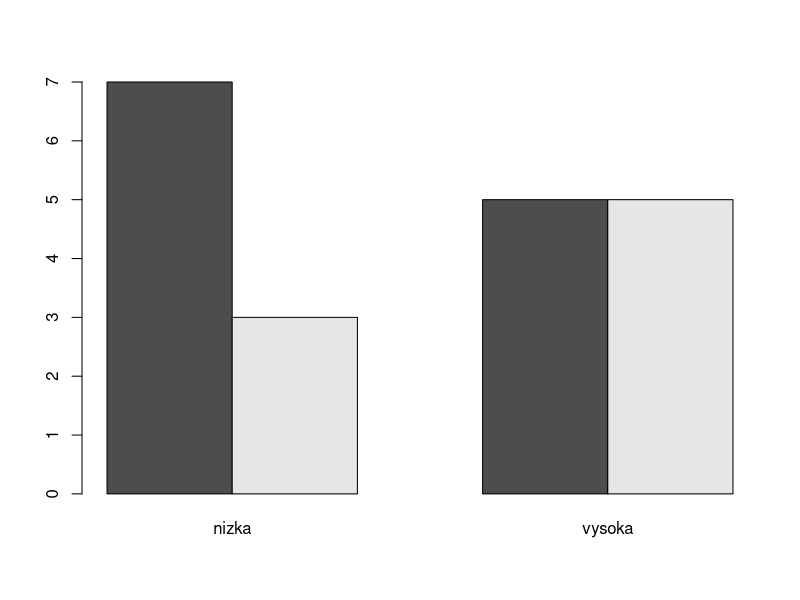
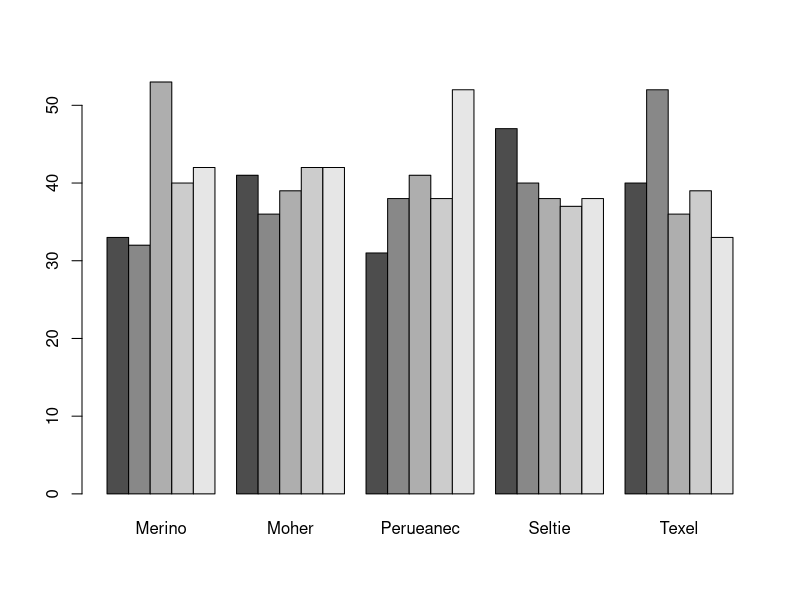

These figures' R source, in order:
# je pomer pohlavi ovlivnen teplotou v inkubatoru?

# teplota - 10x "nizka", 10x "vysoka"
# pohlavi - 20x nahodne "m" nebo "f"

  teplota = rep(c("nizka", "vysoka"), each = 10)
  pohlavi = sample(c("M", "F"), size = 20, replace = T)

# hypoteza
  # H0: teplota neovlivnuje pohlavi
  # H1: teplota ovlivnuje pohlavi
  
# tabulka pozorovanych hodnot
  xtabs(~ pohlavi + teplota) # vlnovka - neco zavisi na necem

# test
  chisq.test(xtabs(~ pohlavi + teplota))
  chisq.test(xtabs(~ pohlavi + teplota), correct = F) # correct nelze pouzit, kdyz je vic nez jeden stupen volnosti
  
  barplot(xtabs(~pohlavi+teplota), beside = T)
  # NEZAMITAME
  
# p-hodnota = 0.37

#____________________________________________________________________________________________________________________
# MORCATA
  # plemena: Seltie, Perueanec, Moher, Merino,Texel
  # barvy: bila, cerna, rezava, hneda, flekata
  
plemena = rep(c("Seltie", "Perueanec", "Moher", "Merino", "Texel"), each = 200)
barvy = sample(c("bila", "cerna", "rezava", "hneda", "flekata"), size = 1000, replace = T)
# H0: zastoupeni jsou stejna
# H1: zastoupeni jsou jina
  xtabs(~plemena+barvy)
  chisq.test(xtabs(~plemena+barvy))
  
# NEZAMITAME

barplot(xtabs(~barvy+plemena), beside = T) # barploty az na specificke pripady nevyuzivat, beside rozdeli sloupce

#____________________________________________________________________________________________________________________
# MYSI
# 40:30:20:15:3
# H0: zastoupeni barev je stejne jako # 40:30:20:15:3
# H1: zastoupeni se lisi od 40:30:20:15:3

  barvy = sample(c("svetle hneda", "hnedoseda", "sedohneda", "kremova", "besamelova"), size = 1000, replace = T)
  xtabs(~barvy) # seradi podle abecedy!!
  chisq.test(x = xtabs(~barvy), p = (c(3, 30, 15, 20, 40)/108)) # pozor na poradi v pomeru
  
# ZAMITAME!! - p-value je mensi nez 0.05
